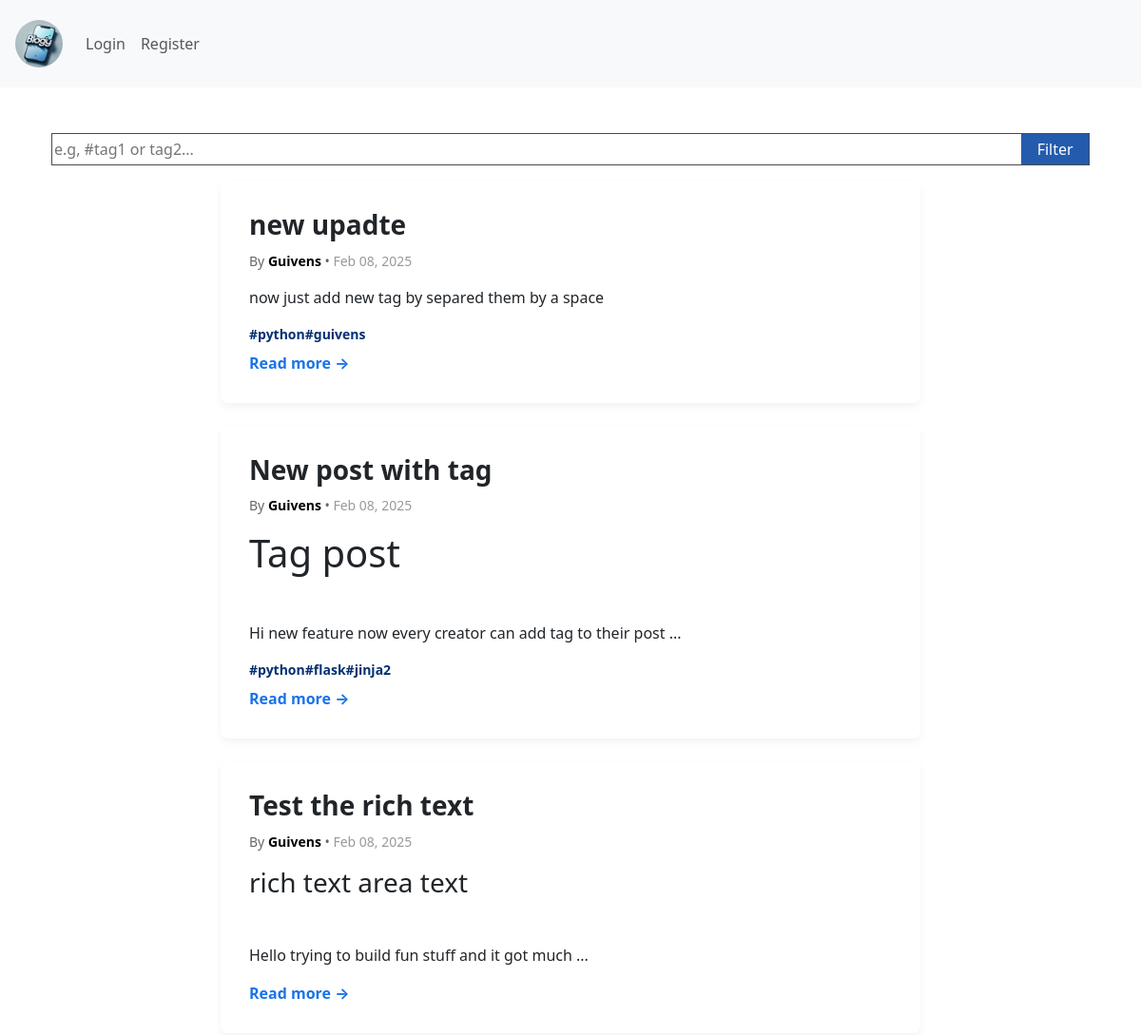
Before: / (upper part) with the older database file.
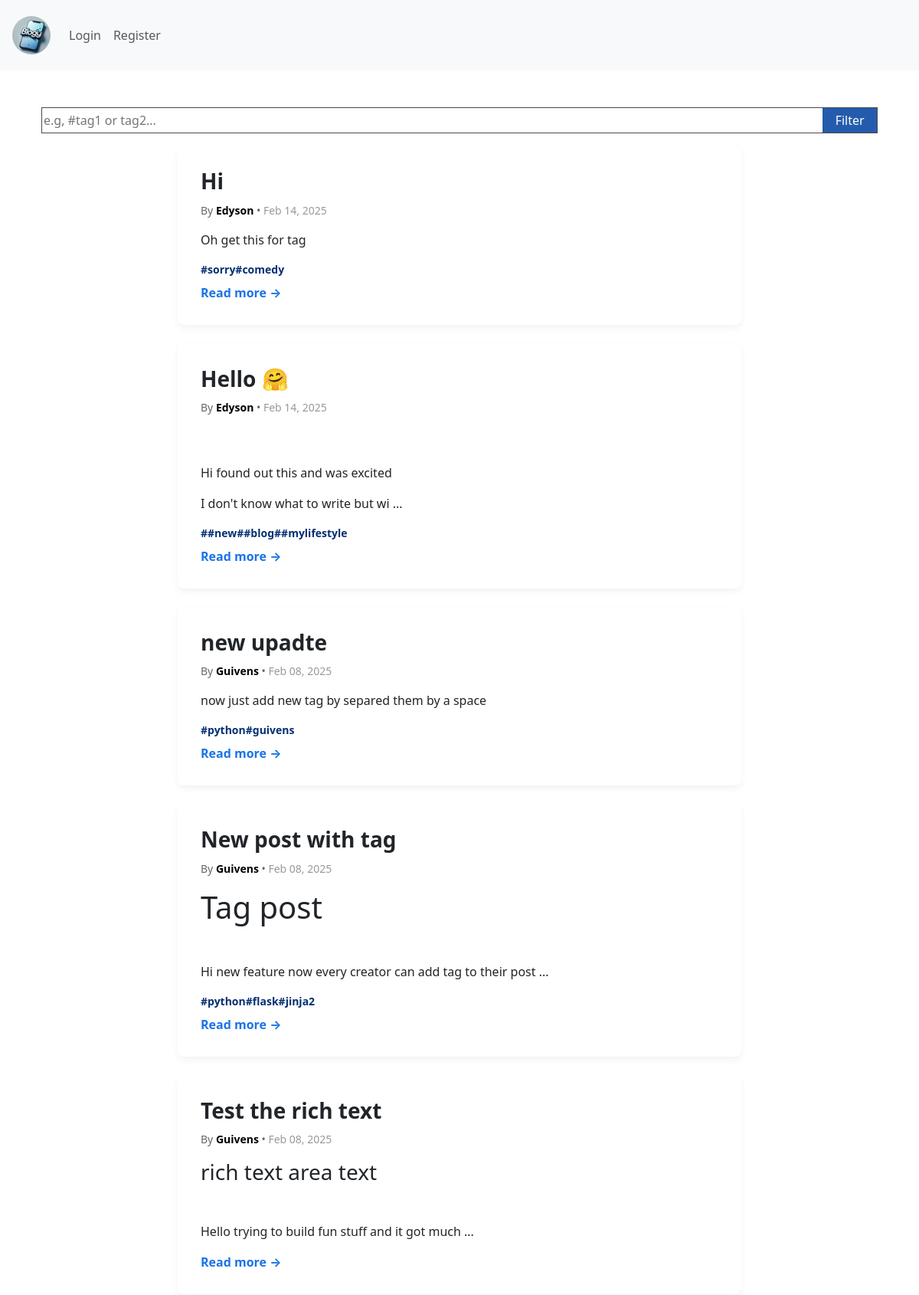
After: the same page with the newer database file.
### app/models.py (models this page shows, shortened)
class Article(db.Model):
    id = db.Column(db.Integer, primary_key=True)
    title = db.Column(db.String(120), unique=True, nullable=False)
    content = db.Column(db.Text, nullable=False)
    created_at = db.Column(db.DateTime, default=datetime.utcnow)  # FIXED
    author_id = db.Column(db.Integer, db.ForeignKey('user.id'), nullable=False)  # FIXED
    tags = db.relationship('Tag', secondary=article_tag, back_populates='articles')

class User(db.Model, UserMixin):
    id = db.Column(db.Integer, primary_key=True)
    username = db.Column(db.String(80), unique=True, nullable=False)
    email = db.Column(db.String(120), unique=True, nullable=False)
    hash = db.Column(db.String(256), nullable= False)
    articles = db.relationship('Article', backref='author', lazy=True)
    profile = db.relationship('Profile', backref='user', uselist=False)

class Tag(db.Model):
    id = db.Column(db.Integer, primary_key=True)
    name = db.Column(db.String(150), nullable= False)
    articles = db.relationship('Article', secondary=article_tag, back_populates='tags')

### app/routes.py (the view)
@main_routes.route("/")
def index():
    tag = request.args.get("tags", "").strip()  # Get tags from query params
    tags = [t for t in tag.split() if t]  # Ensure no empty strings
    if not tags:  # If no valid tags, return all articles
        articles = filter_articles()
    else:
        articles = filter_articles(tags)
    return render_template("index.html", articles=articles)

### app/routes.py (called while the page is built, shortened)
def filter_articles(tags=None):
    query = Article.query.order_by(Article.created_at.desc())
    return query.all()

### app/templates/index.html (shortened to what this page needs)
{% extends 'base.html' %} {% block content %}
<div class="container mt-5">
  <form action="/" class="mb-3 filter-contenair">
    <input
      type="text"
      id="filter"
      name="tags"
      placeholder="e.g, #tag1 or tag2..."
    />
    <button type="submit">Filter</button>
  </form>
  <div class="resultContainer">
    {% if articles %}
    <div class="row">
      {% for article in articles %}
      <div class="col-md-8 offset-md-2 mb-4">
        <div class="article-card" data-id="{{ article.id | int }}">
          <h1 class="article-title">{{ article.title }}</h1>
          <p class="article-meta">
            By <span class="author">{{ article.author.username }}</span> •
            <span class="date"
              >{{ article.created_at.strftime('%b %d, %Y') }}</span
            >
          </p>
          <p class="article-content">
            {{ article.content[:90] | safe}}{% if article.content | length > 90
            %} ...{% endif %}
          </p>
          <div class="d-flex flex-wrap">
            {% for tag in article.tags %}
            <div class="tag-item tag-name mr-2 mb-2">
              <p class="mb-0 mr-2">#{{ tag.name }}</p>
            </div>
            {% endfor %}
          </div>
          <a href="/article/{{ article.id }}" class="read-more">Read more →</a>
        </div>
      </div>
      {% endfor %}
    </div>
    {% else %}
  </div>
  <div class="text-center py-5">
    <p class="no-articles">No articles have been published yet.</p>
  </div>
  {% endif %}
</div>
{% endblock %}

Changed rows visible on the page:
added Article: title "Hi", author.username "Edyson", created_at "Feb 14, 2025", content "Oh get this for tag"
added Tag: name "sorry", shown under "Hi"
added Tag: name "comedy", shown under "Hi"
added Article: title "Hello 🤗", author.username "Edyson", created_at "Feb 14, 2025", content "Hi found out this and was excited I don't know what to write but wi"
added Tag: name "#new", shown under "Hello 🤗"
added Tag: name "#blog", shown under "Hello 🤗"
added Tag: name "#mylifestyle", shown under "Hello 🤗"
